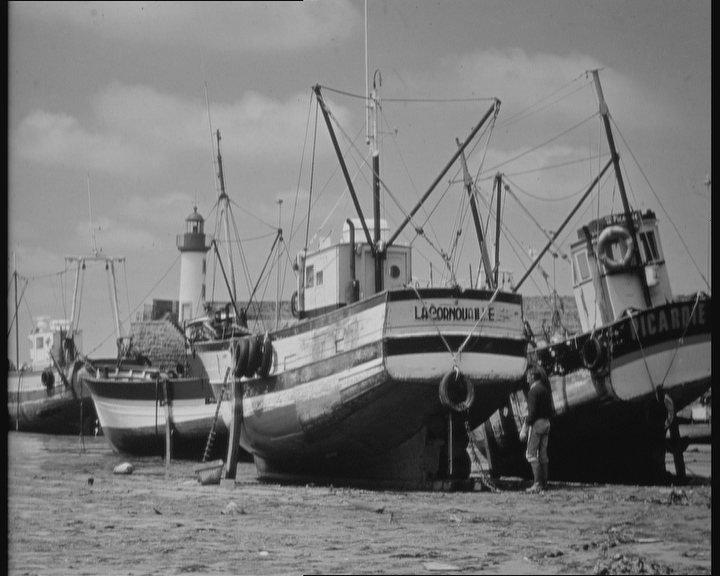
#> input picture lab1/boats.bmp, 720 x 576 px
$ python logbmp.py
#> lines starting #> are read from the running program, lines starting #| are printed output that depends on the picture
#> in main_bmp, bmp_image is the input picture: PIL image 720x576 L; min 3, max 220, mean 120
from PIL import Image
import numpy as np
import matplotlib.pyplot as plt

def log_transform_bmp(image):
    # Convert BMP image to numpy array
    img_array = np.array(image)

    # Add a small constant to avoid taking the log of zero
    transformed_array = np.log1p(img_array)
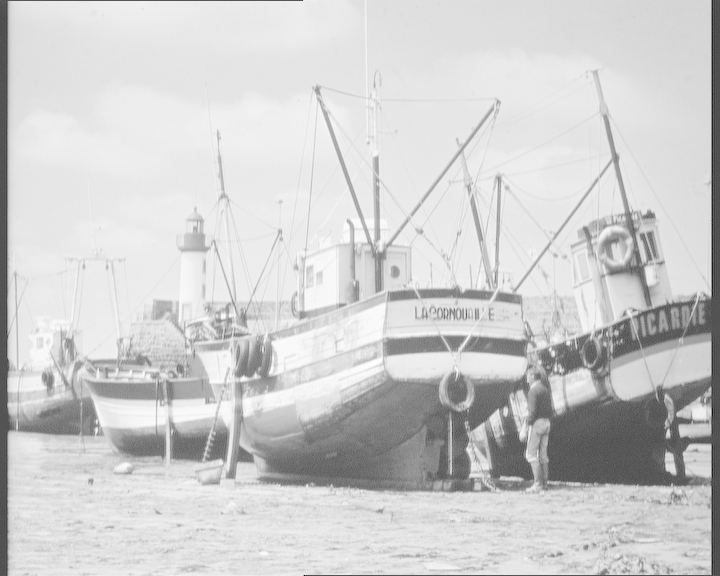
#> transformed_array: shape (576, 720) float16; min 1.39, max 5.4, mean 4.64; drawn with min black and max white

    # Normalize to the range [0, 255]
    transformed_array = (transformed_array / np.max(transformed_array)) * 255.0
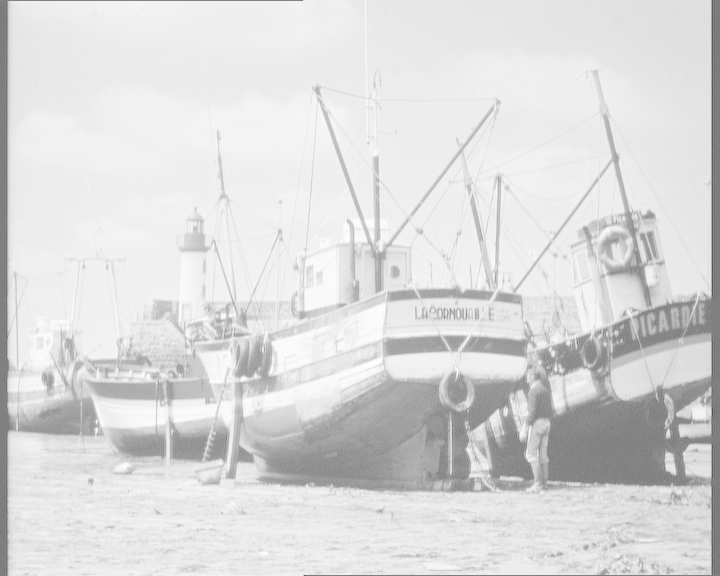
#> transformed_array: shape (576, 720) float16; min 65.5, max 255, mean 219

    # Convert back to uint8
    transformed_array = transformed_array.astype(np.uint8)

    # Create a new Image object from the transformed array
    transformed_image = Image.fromarray(transformed_array)

    return transformed_image

def main_bmp():
    # Replace 'input.bmp' with the path to your BMP file
    bmp_input_path = 'boats.bmp'

    # Read BMP file
    bmp_image = Image.open(bmp_input_path)

    # Apply log transform to BMP
    transformed_bmp = log_transform_bmp(bmp_image)
    transformed_bmp.save('transformed_bmp_log.bmp')

    # Display original and transformed BMP using Matplotlib
    plt.figure(figsize=(10, 5))
    plt.subplot(1, 2, 1)
    plt.imshow(bmp_image, cmap='gray')
    plt.title('Original BMP')

    plt.subplot(1, 2, 2)
    plt.imshow(transformed_bmp, cmap='gray')
    plt.title('Transformed BMP (Log)')

    plt.show()
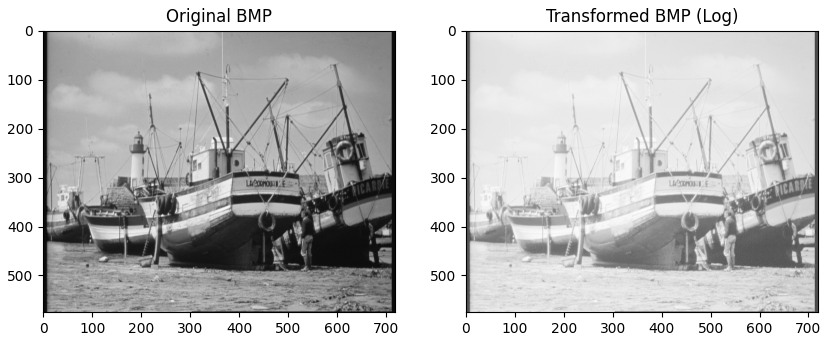
#> figure drawn by matplotlib, 2 panels

if __name__ == "__main__":
    main_bmp()
